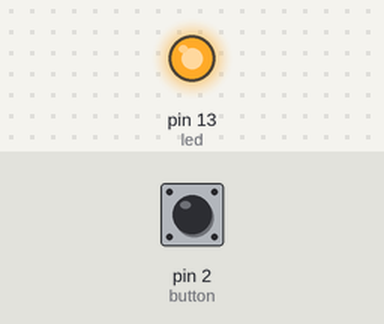
Recording of a sketch running on a simulated Arduino Uno, built with avr-gcc and run on an emulated ATmega328P. On the bench: output pins drawn as LEDs (lit = HIGH). Inputs (shaded band) come from the test bench; at power-on: pin 2 (button) HIGH.

Above: at 1.2 s.
1.3 s: pin 2 (button) pulled LOW for 0.15 s
At 1.47 s:
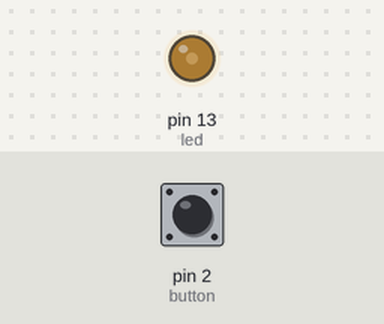
3.0 s: pin 2 (button) pulled LOW for 1 s
At 3.5 s:
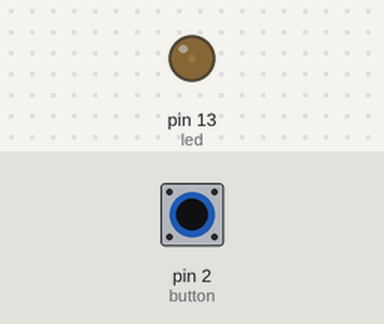
5.5 s: pin 2 (button) pulled LOW for 3.2 s
At 9.1 s:
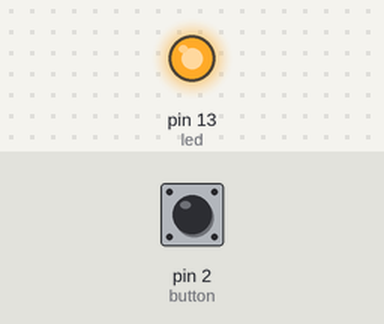
Timing chart, 0 to 10.6 s (numbered marks = the images above; inputs shaded):
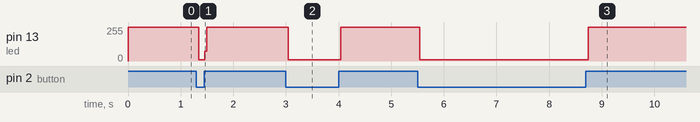

Measured:
- after the input at 1.3 s, pin 13 (led): 255/255 → 11/255 at once, → 255/255 0.12 s later
- after the input at 3.0 s, pin 13 (led): 255/255 → 11/255 at once, → 255/255 1.0 s later
- after the input at 5.5 s, pin 13 (led): 255/255 → 11/255 at once, → 255/255 3.2 s later

The sketch:

sketch_jun21b.ino
```cpp
int button=2;
int led=13;


void setup() {
  // put your setup code here, to run once:
pinMode(button,INPUT);
pinMode(led,OUTPUT);
attachInterrupt(0,Blink,LOW);
}

void loop() {
  // put your main code here, to run repeatedly:
digitalWrite(led,HIGH);

}
void Blink(){

  digitalWrite(led,LOW);
  }
```
